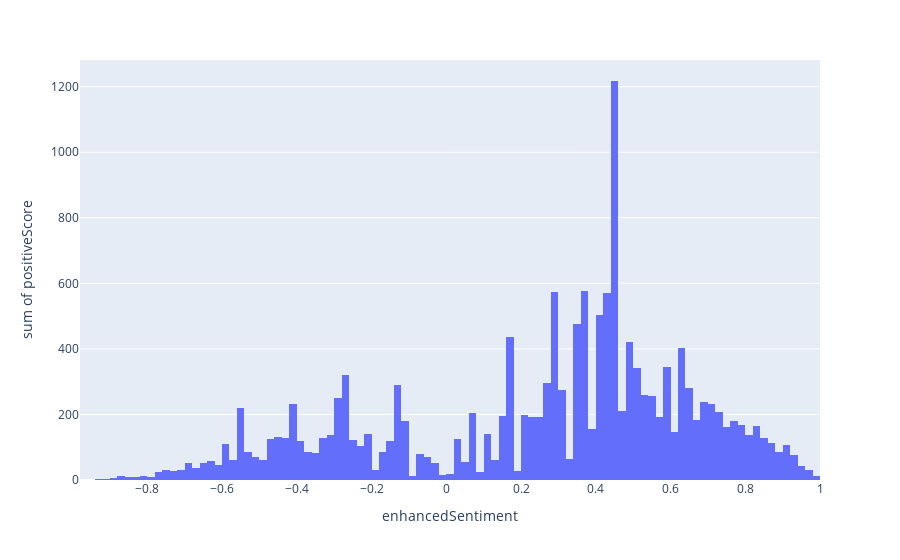

Notebook cell for this chart:
### Code cell
fig = px.histogram(df, x="enhancedSentiment", y="positiveScore")
fig.show()

### Figure 1 — Plotly figure (JSON) as saved in the notebook; plotly's stock layout.template omitted (floating-point values rounded to 4 significant figures; data arrays with more than 128 entries replaced by an {"elided": "..."} marker saying what was removed)
{"data": [{"alignmentgroup": "True", "bingroup": "x", "histfunc": "sum", "hovertemplate": "enhancedSentiment=%{x}<br>sum of positiveScore=%{y}<extra></extra>", "legendgroup": "", "marker": {"color": "#636efa"}, "name": "", "offsetgroup": "", "orientation": "v", "showlegend": false, "type": "histogram", "x": {"elided": "28028 float values"}, "xaxis": "x", "y": {"elided": "28028 float values"}, "yaxis": "y"}], "layout": {"autosize": true, "barmode": "relative", "legend": {"tracegroupgap": 0}, "margin": {"t": 60}, "xaxis": {"anchor": "y", "autorange": true, "domain": [0, 1], "range": [-0.98, 1], "title": {"text": "enhancedSentiment"}, "type": "linear"}, "yaxis": {"anchor": "x", "autorange": true, "domain": [0, 1], "range": [0, 1281.0], "title": {"text": "sum of positiveScore"}, "type": "linear"}}}
